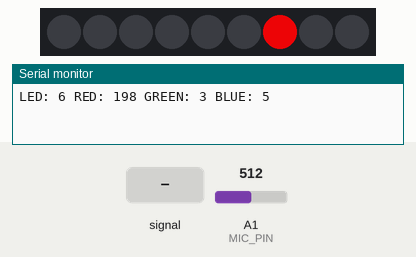
The sketch below on a simulated Arduino Uno, built with avr-gcc and run on an emulated ATmega328P. Shown: 9 RGB LEDs in strip order, left to right, the last lines printed to the serial monitor. The inputs (shaded band) are chosen by the test bench; at power-on: A1 (MIC_PIN) = 512. Dim RGB values are drawn brighter than linear; random numbers use the default seed unless the sketch sets one.

Above: at 7.0 s.
7.1 s: A1 (MIC_PIN) fed a 200 Hz sine of ±81 counts around its level
At 8.96 s:
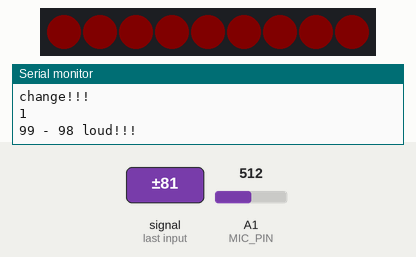
At 10.68 s:
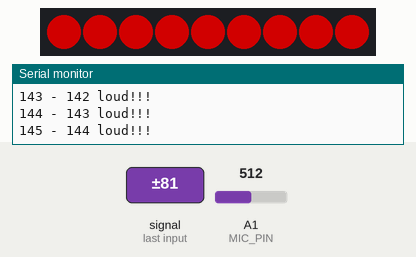

The sketch:

lones-tree.ino
```cpp
#include <FastLED.h>
#define LED_PIN     8
#define MIC_PIN     A1
#define NUM_LEDS    9
CRGB leds[NUM_LEDS];
int leds_r[NUM_LEDS];
int leds_g[NUM_LEDS];
int leds_b[NUM_LEDS];

int red;
int green;
int blue;
int colourBoost = 150;
int maxDev = 16;
int loopsFromLastLoudSound = 0;
float stdDev = 1;
int loopNr = 0;
int loopLastLoudSound = -999;


int selectedPattern = 0;

void printColours(int ledId) {
  Serial.print("LED: ");
  Serial.print(ledId);
  Serial.print(" RED: ");
  Serial.print(leds_r[ledId]);
  Serial.print(" GREEN: ");
  Serial.print(leds_g[ledId]);
  Serial.print(" BLUE: ");
  Serial.println(leds_b[ledId]);
}

void randomPattern() {
  stdDev = getStdDev();
  bool change = false;
  for (int i=0; i<pow(stdDev, 3); i++) {
    if (random(100) == 4) {
      change = true;
    }
  }
  //Serial.print(" DEV: ");
  //Serial.println(stdDev);
  if (!change) {
    return;
  } else {
  }

  red = 0;
  green = 0;
  blue = 0;

  int dominantColour = random(3);
  if (dominantColour == 0) {
    red = colourBoost + 40;
  } else if (dominantColour == 1) {
    green = colourBoost;
  } else  {
    blue = colourBoost;
  }

  int ledId = random(NUM_LEDS);

  leds_r[ledId] = red + random(10);
  leds_g[ledId] = green + random(10);
  leds_b[ledId] = blue + random(10);

  leds[ledId] = CRGB (leds_r[ledId] , leds_g[ledId], leds_b[ledId]);
  FastLED.show();

  printColours(ledId);
}

void rotatingPattern() {
  for (int i=0; i<9; i++) {

    stdDev = getStdDev();
    incrementLoopNr();
    changePatternIfLoudSound();

    if (i == 0) {
      for (int ii=0; ii<9; ii++) {
        leds[ii] = CRGB (0 , 0, 255);
      }
      FastLED.show();
    } else if (i == 3) {
      for (int ii=0; ii<9; ii++) {
        leds[ii] = CRGB (0 , 255, 0);
      }
      FastLED.show();
    } else if (i == 6) {
      for (int ii=0; ii<9; ii++) {
        leds[ii] = CRGB (255 , 0, 0);
      }
      FastLED.show();
    }
  }
}

int currentRotatingColourVal = 0;
bool currentRotatingColourAscending = true;
void rotatingColourPattern(int rgb) {

  stdDev = getStdDev();
  incrementLoopNr();
  changePatternIfLoudSound();

  if (currentRotatingColourAscending) {
    currentRotatingColourVal += 5;

    if (currentRotatingColourVal >= 240) {
      currentRotatingColourAscending = false;
    }
  } else {
    currentRotatingColourVal -= 5;
    if (currentRotatingColourVal <= 20) {
      currentRotatingColourAscending = true;
    }
  }

  if (rgb == 0) {
    for (int i=0; i<9; i++) {
      leds[i] = CRGB (currentRotatingColourVal , 0, 0);
    }
    FastLED.show();
  } else if (rgb == 1) {
    for (int i=0; i<9; i++) {
      leds[i] = CRGB (0 , currentRotatingColourVal, 0);
    }
    FastLED.show();
  } else if (rgb == 2) {
    for (int i=0; i<9; i++) {
      leds[i] = CRGB (0 , 0, currentRotatingColourVal);
    }
    FastLED.show();
  }
}


void setup() {
  // put your setup code here, to run once:
  Serial.begin(9600);
  FastLED.addLeds<WS2812, LED_PIN, GRB>(leds, NUM_LEDS);
}


float getStdDev() {
  int numSamples = 500;
  int samples[numSamples];
  float avg = 0;
  float dev = 0;
  float stdDevAdjust = 2.7;

  for (int i=0; i<numSamples; i++) {
    samples[i] = analogRead(MIC_PIN);
    avg += samples[i];
  }
  avg = avg/numSamples;

  for (int i=0; i<numSamples; i++) {
    dev += pow(samples[i]-avg, 2);
  }

  dev = sqrt(dev/numSamples)*3 - stdDevAdjust;
  if (dev < 1) {
    dev = 1;
  } else if (dev > maxDev) {
    dev = maxDev;
  }
  return dev;
}

void incrementLoopNr() {
  if (loopNr < 999) {
    loopNr += 1;
  } else {
    loopNr = 0;
  }
}

void changePatternIfLoudSound() {
  if (stdDev > 4) {
    Serial.print(loopNr);
    Serial.print(" - ");
    Serial.print(loopLastLoudSound);
    Serial.print(" ");
    Serial.println("loud!!!");
    if (loopNr - loopLastLoudSound > 2) {
      Serial.println("change!!!");
      selectedPattern = (selectedPattern+1) % 5;
      Serial.println(selectedPattern);
    }
    loopLastLoudSound = loopNr;
  }
}

void loop() {

  incrementLoopNr();
  changePatternIfLoudSound();

  if (selectedPattern == 0) {
    randomPattern();
  } else if (selectedPattern == 1) {
    rotatingColourPattern(0);
  } else if (selectedPattern == 2) {
    rotatingColourPattern(1);
  } else if (selectedPattern == 3) {
    rotatingColourPattern(2);
  } else {
    rotatingPattern();
  }
}
```
